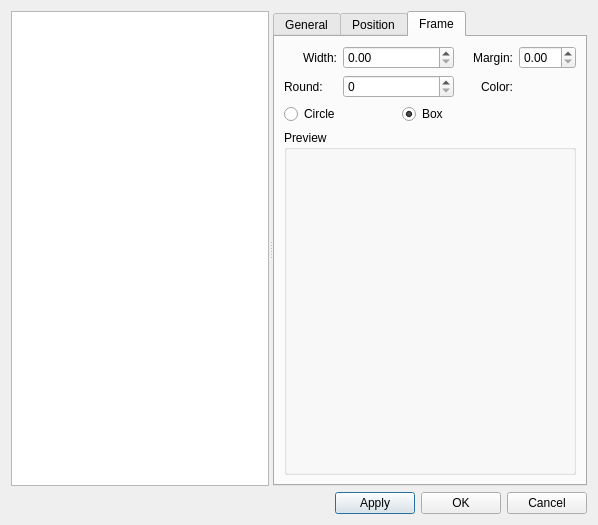
<?xml version="1.0" encoding="UTF-8"?>
<ui version="4.0">
 <class>TextStyleBase</class>
 <widget class="QDialog" name="TextStyleBase">
  <property name="geometry">
   <rect>
    <x>0</x>
    <y>0</y>
    <width>598</width>
    <height>525</height>
   </rect>
  </property>
  <property name="windowTitle">
   <string>MuseScore: Edit Text Styles</string>
  </property>
  <layout class="QVBoxLayout">
   <item>
    <widget class="QSplitter" name="splitter">
     <property name="orientation">
      <enum>Qt::Horizontal</enum>
     </property>
     <widget class="QSplitter" name="splitter_2">
      <property name="orientation">
       <enum>Qt::Horizontal</enum>
      </property>
      <widget class="QListWidget" name="textNames">
       <property name="sizePolicy">
        <sizepolicy hsizetype="Expanding" vsizetype="Expanding">
         <horstretch>0</horstretch>
         <verstretch>0</verstretch>
        </sizepolicy>
       </property>
      </widget>
      <widget class="QTabWidget" name="tabWidget">
       <property name="currentIndex">
        <number>2</number>
       </property>
       <widget class="QWidget" name="tab1">
        <attribute name="title">
         <string>General</string>
        </attribute>
        <layout class="QVBoxLayout">
         <property name="spacing">
          <number>6</number>
         </property>
         <property name="margin">
          <number>9</number>
         </property>
         <item>
          <layout class="QHBoxLayout">
           <property name="spacing">
            <number>6</number>
           </property>
           <property name="margin">
            <number>0</number>
           </property>
           <item>
            <widget class="QLabel" name="label_7">
             <property name="text">
              <string>Font:</string>
             </property>
             <property name="textFormat">
              <enum>Qt::PlainText</enum>
             </property>
             <property name="alignment">
              <set>Qt::AlignRight|Qt::AlignTrailing|Qt::AlignVCenter</set>
             </property>
            </widget>
           </item>
           <item>
            <widget class="QComboBox" name="fontName">
             <property name="sizePolicy">
              <sizepolicy hsizetype="Expanding" vsizetype="Fixed">
               <horstretch>0</horstretch>
               <verstretch>0</verstretch>
              </sizepolicy>
             </property>
            </widget>
           </item>
           <item>
            <widget class="QLabel" name="label_3_2">
             <property name="text">
              <string>Size:</string>
             </property>
             <property name="textFormat">
              <enum>Qt::PlainText</enum>
             </property>
             <property name="alignment">
              <set>Qt::AlignRight|Qt::AlignTrailing|Qt::AlignVCenter</set>
             </property>
            </widget>
           </item>
           <item>
            <widget class="QSpinBox" name="fontSize">
             <property name="minimum">
              <number>1</number>
             </property>
             <property name="maximum">
              <number>1000</number>
             </property>
             <property name="value">
              <number>1</number>
             </property>
            </widget>
           </item>
          </layout>
         </item>
         <item>
          <layout class="QHBoxLayout">
           <property name="spacing">
            <number>6</number>
           </property>
           <property name="margin">
            <number>0</number>
           </property>
           <item>
            <widget class="QLabel" name="label_2_2">
             <property name="text">
              <string>Style:</string>
             </property>
             <property name="textFormat">
              <enum>Qt::PlainText</enum>
             </property>
            </widget>
           </item>
           <item>
            <widget class="QToolButton" name="fontBold">
             <property name="minimumSize">
              <size>
               <width>33</width>
               <height>0</height>
              </size>
             </property>
             <property name="font">
              <font>
               <family>Sans Serif</family>
               <pointsize>9</pointsize>
               <weight>75</weight>
               <italic>false</italic>
               <bold>true</bold>
               <underline>false</underline>
               <strikeout>false</strikeout>
              </font>
             </property>
             <property name="text">
              <string>B</string>
             </property>
             <property name="checkable">
              <bool>true</bool>
             </property>
            </widget>
           </item>
           <item>
            <widget class="QToolButton" name="fontItalic">
             <property name="sizePolicy">
              <sizepolicy hsizetype="Fixed" vsizetype="Fixed">
               <horstretch>0</horstretch>
               <verstretch>0</verstretch>
              </sizepolicy>
             </property>
             <property name="minimumSize">
              <size>
               <width>33</width>
               <height>0</height>
              </size>
             </property>
             <property name="font">
              <font>
               <family>Sans Serif</family>
               <pointsize>9</pointsize>
               <weight>50</weight>
               <italic>true</italic>
               <bold>false</bold>
               <underline>false</underline>
               <strikeout>false</strikeout>
              </font>
             </property>
             <property name="text">
              <string>I</string>
             </property>
             <property name="checkable">
              <bool>true</bool>
             </property>
            </widget>
           </item>
           <item>
            <widget class="QToolButton" name="fontUnderline">
             <property name="minimumSize">
              <size>
               <width>33</width>
               <height>0</height>
              </size>
             </property>
             <property name="font">
              <font>
               <family>Sans Serif</family>
               <pointsize>9</pointsize>
               <weight>50</weight>
               <italic>false</italic>
               <bold>false</bold>
               <underline>true</underline>
               <strikeout>false</strikeout>
              </font>
             </property>
             <property name="text">
              <string>U</string>
             </property>
             <property name="checkable">
              <bool>true</bool>
             </property>
            </widget>
           </item>
           <item>
            <spacer>
             <property name="orientation">
              <enum>Qt::Horizontal</enum>
             </property>
             <property name="sizeHint" stdset="0">
              <size>
               <width>40</width>
               <height>20</height>
              </size>
             </property>
            </spacer>
           </item>
          </layout>
         </item>
         <item>
          <widget class="QGroupBox" name="groupBox_6">
           <property name="title">
            <string>Text Sample</string>
           </property>
           <property name="flat">
            <bool>true</bool>
           </property>
           <layout class="QVBoxLayout">
            <property name="spacing">
             <number>6</number>
            </property>
            <property name="margin">
             <number>9</number>
            </property>
            <item>
             <widget class="QTextEdit" name="fontSample"/>
            </item>
           </layout>
          </widget>
         </item>
        </layout>
       </widget>
       <widget class="QWidget" name="tab2">
        <attribute name="title">
         <string>Position</string>
        </attribute>
        <layout class="QVBoxLayout">
         <property name="spacing">
          <number>6</number>
         </property>
         <property name="margin">
          <number>9</number>
         </property>
         <item>
          <widget class="QGroupBox" name="groupBox_3_2">
           <property name="title">
            <string>Alignment</string>
           </property>
           <property name="flat">
            <bool>true</bool>
           </property>
           <layout class="QHBoxLayout">
            <property name="spacing">
             <number>6</number>
            </property>
            <property name="margin">
             <number>9</number>
            </property>
            <item>
             <widget class="QGroupBox" name="halignGroup">
              <property name="title">
               <string>Horizontal</string>
              </property>
              <layout class="QVBoxLayout">
               <property name="spacing">
                <number>6</number>
               </property>
               <property name="margin">
                <number>9</number>
               </property>
               <item>
                <widget class="QRadioButton" name="leftH">
                 <property name="text">
                  <string>Left</string>
                 </property>
                </widget>
               </item>
               <item>
                <widget class="QRadioButton" name="rightH">
                 <property name="text">
                  <string>Right</string>
                 </property>
                </widget>
               </item>
               <item>
                <widget class="QRadioButton" name="centerH">
                 <property name="text">
                  <string>Center</string>
                 </property>
                </widget>
               </item>
              </layout>
             </widget>
            </item>
            <item>
             <widget class="QGroupBox" name="valignGroup">
              <property name="title">
               <string>Vertical</string>
              </property>
              <layout class="QVBoxLayout">
               <property name="spacing">
                <number>6</number>
               </property>
               <property name="margin">
                <number>9</number>
               </property>
               <item>
                <widget class="QRadioButton" name="topV">
                 <property name="text">
                  <string>Top</string>
                 </property>
                </widget>
               </item>
               <item>
                <widget class="QRadioButton" name="bottomV">
                 <property name="text">
                  <string>Bottom</string>
                 </property>
                </widget>
               </item>
               <item>
                <widget class="QRadioButton" name="centerV">
                 <property name="text">
                  <string>Center</string>
                 </property>
                </widget>
               </item>
               <item>
                <widget class="QRadioButton" name="baselineV">
                 <property name="text">
                  <string>Baseline</string>
                 </property>
                </widget>
               </item>
              </layout>
             </widget>
            </item>
           </layout>
          </widget>
         </item>
         <item>
          <widget class="QGroupBox" name="groupBox_4_2">
           <property name="title">
            <string>Offset</string>
           </property>
           <property name="flat">
            <bool>true</bool>
           </property>
           <layout class="QVBoxLayout">
            <item>
             <layout class="QGridLayout">
              <item row="0" column="0">
               <widget class="QLabel" name="label_8">
                <property name="text">
                 <string>X:</string>
                </property>
                <property name="textFormat">
                 <enum>Qt::PlainText</enum>
                </property>
                <property name="alignment">
                 <set>Qt::AlignRight|Qt::AlignTrailing|Qt::AlignVCenter</set>
                </property>
               </widget>
              </item>
              <item row="0" column="1">
               <widget class="QDoubleSpinBox" name="xOffset">
                <property name="sizePolicy">
                 <sizepolicy hsizetype="Preferred" vsizetype="Fixed">
                  <horstretch>0</horstretch>
                  <verstretch>0</verstretch>
                 </sizepolicy>
                </property>
                <property name="minimum">
                 <double>-10000.000000000000000</double>
                </property>
                <property name="maximum">
                 <double>10000.000000000000000</double>
                </property>
               </widget>
              </item>
              <item row="0" column="2">
               <widget class="QLabel" name="label_9">
                <property name="text">
                 <string>Y:</string>
                </property>
                <property name="textFormat">
                 <enum>Qt::PlainText</enum>
                </property>
                <property name="alignment">
                 <set>Qt::AlignRight|Qt::AlignTrailing|Qt::AlignVCenter</set>
                </property>
               </widget>
              </item>
              <item row="0" column="3">
               <widget class="QDoubleSpinBox" name="yOffset">
                <property name="sizePolicy">
                 <sizepolicy hsizetype="Preferred" vsizetype="Fixed">
                  <horstretch>0</horstretch>
                  <verstretch>0</verstretch>
                 </sizepolicy>
                </property>
                <property name="minimum">
                 <double>-10000.000000000000000</double>
                </property>
                <property name="maximum">
                 <double>10000.000000000000000</double>
                </property>
               </widget>
              </item>
              <item row="1" column="0">
               <widget class="QLabel" name="label_11">
                <property name="text">
                 <string>relX:</string>
                </property>
                <property name="alignment">
                 <set>Qt::AlignRight|Qt::AlignTrailing|Qt::AlignVCenter</set>
                </property>
               </widget>
              </item>
              <item row="1" column="1">
               <widget class="QDoubleSpinBox" name="rxOffset">
                <property name="sizePolicy">
                 <sizepolicy hsizetype="Preferred" vsizetype="Fixed">
                  <horstretch>0</horstretch>
                  <verstretch>0</verstretch>
                 </sizepolicy>
                </property>
                <property name="suffix">
                 <string>%</string>
                </property>
                <property name="minimum">
                 <double>-100000.000000000000000</double>
                </property>
                <property name="maximum">
                 <double>100000.000000000000000</double>
                </property>
               </widget>
              </item>
              <item row="1" column="2">
               <widget class="QLabel" name="label_12">
                <property name="text">
                 <string>relY:</string>
                </property>
                <property name="alignment">
                 <set>Qt::AlignRight|Qt::AlignTrailing|Qt::AlignVCenter</set>
                </property>
               </widget>
              </item>
              <item row="1" column="3">
               <widget class="QDoubleSpinBox" name="ryOffset">
                <property name="sizePolicy">
                 <sizepolicy hsizetype="Preferred" vsizetype="Fixed">
                  <horstretch>0</horstretch>
                  <verstretch>0</verstretch>
                 </sizepolicy>
                </property>
                <property name="suffix">
                 <string>%</string>
                </property>
                <property name="minimum">
                 <double>-100000.000000000000000</double>
                </property>
                <property name="maximum">
                 <double>100000.000000000000000</double>
                </property>
               </widget>
              </item>
             </layout>
            </item>
            <item>
             <widget class="QGroupBox" name="offsetType">
              <property name="title">
               <string/>
              </property>
              <property name="flat">
               <bool>true</bool>
              </property>
              <layout class="QHBoxLayout">
               <property name="spacing">
                <number>6</number>
               </property>
               <property name="margin">
                <number>9</number>
               </property>
               <item>
                <widget class="QLabel" name="label_10">
                 <property name="text">
                  <string>Unit:</string>
                 </property>
                </widget>
               </item>
               <item>
                <widget class="QRadioButton" name="unitMM">
                 <property name="text">
                  <string>MM</string>
                 </property>
                </widget>
               </item>
               <item>
                <widget class="QRadioButton" name="unitSpace">
                 <property name="text">
                  <string>Space</string>
                 </property>
                </widget>
               </item>
              </layout>
             </widget>
            </item>
           </layout>
          </widget>
         </item>
        </layout>
       </widget>
       <widget class="QWidget" name="tab3">
        <attribute name="title">
         <string>Frame</string>
        </attribute>
        <layout class="QGridLayout">
         <item row="0" column="0">
          <widget class="QLabel" name="label">
           <property name="text">
            <string>Width:</string>
           </property>
           <property name="alignment">
            <set>Qt::AlignRight|Qt::AlignTrailing|Qt::AlignVCenter</set>
           </property>
          </widget>
         </item>
         <item row="0" column="1" colspan="2">
          <widget class="QDoubleSpinBox" name="borderWidth"/>
         </item>
         <item row="0" column="3">
          <widget class="QLabel" name="label_2">
           <property name="text">
            <string>Margin:</string>
           </property>
           <property name="alignment">
            <set>Qt::AlignRight|Qt::AlignTrailing|Qt::AlignVCenter</set>
           </property>
          </widget>
         </item>
         <item row="0" column="4">
          <widget class="QDoubleSpinBox" name="paddingWidth"/>
         </item>
         <item row="1" column="0">
          <widget class="QLabel" name="label_6">
           <property name="text">
            <string>Round:</string>
           </property>
          </widget>
         </item>
         <item row="1" column="1" colspan="2">
          <widget class="QSpinBox" name="frameRound"/>
         </item>
         <item row="1" column="3">
          <widget class="QLabel" name="label_4">
           <property name="text">
            <string>Color:</string>
           </property>
           <property name="alignment">
            <set>Qt::AlignRight|Qt::AlignTrailing|Qt::AlignVCenter</set>
           </property>
          </widget>
         </item>
         <item row="1" column="4">
          <widget class="Awl::ColorLabel" name="borderColor"/>
         </item>
         <item row="2" column="0" colspan="2">
          <widget class="QRadioButton" name="circleButton">
           <property name="text">
            <string>Circle</string>
           </property>
          </widget>
         </item>
         <item row="2" column="2" colspan="2">
          <widget class="QRadioButton" name="boxButton">
           <property name="text">
            <string>Box</string>
           </property>
           <property name="checked">
            <bool>true</bool>
           </property>
          </widget>
         </item>
         <item row="3" column="0" colspan="5">
          <widget class="QGroupBox" name="framePreview">
           <property name="sizePolicy">
            <sizepolicy hsizetype="Expanding" vsizetype="Expanding">
             <horstretch>0</horstretch>
             <verstretch>0</verstretch>
            </sizepolicy>
           </property>
           <property name="title">
            <string>Preview</string>
           </property>
          </widget>
         </item>
        </layout>
       </widget>
      </widget>
     </widget>
    </widget>
   </item>
   <item>
    <layout class="QHBoxLayout">
     <property name="spacing">
      <number>6</number>
     </property>
     <property name="margin">
      <number>0</number>
     </property>
     <item>
      <spacer>
       <property name="orientation">
        <enum>Qt::Horizontal</enum>
       </property>
       <property name="sizeHint" stdset="0">
        <size>
         <width>40</width>
         <height>20</height>
        </size>
       </property>
      </spacer>
     </item>
     <item>
      <widget class="QPushButton" name="buttonApply">
       <property name="sizePolicy">
        <sizepolicy hsizetype="Fixed" vsizetype="Fixed">
         <horstretch>0</horstretch>
         <verstretch>0</verstretch>
        </sizepolicy>
       </property>
       <property name="text">
        <string>Apply</string>
       </property>
      </widget>
     </item>
     <item>
      <widget class="QPushButton" name="buttonOk">
       <property name="sizePolicy">
        <sizepolicy hsizetype="Fixed" vsizetype="Fixed">
         <horstretch>0</horstretch>
         <verstretch>0</verstretch>
        </sizepolicy>
       </property>
       <property name="text">
        <string>OK</string>
       </property>
      </widget>
     </item>
     <item>
      <widget class="QPushButton" name="buttonCancel">
       <property name="sizePolicy">
        <sizepolicy hsizetype="Fixed" vsizetype="Fixed">
         <horstretch>0</horstretch>
         <verstretch>0</verstretch>
        </sizepolicy>
       </property>
       <property name="text">
        <string>Cancel</string>
       </property>
      </widget>
     </item>
    </layout>
   </item>
  </layout>
 </widget>
 <customwidgets>
  <customwidget>
   <class>Awl::ColorLabel</class>
   <extends>QFrame</extends>
   <header>awl/colorlabel.h</header>
   <container>1</container>
  </customwidget>
 </customwidgets>
 <resources/>
 <connections>
  <connection>
   <sender>buttonOk</sender>
   <signal>clicked()</signal>
   <receiver>TextStyleBase</receiver>
   <slot>accept()</slot>
   <hints>
    <hint type="sourcelabel">
     <x>562</x>
     <y>489</y>
    </hint>
    <hint type="destinationlabel">
     <x>96</x>
     <y>254</y>
    </hint>
   </hints>
  </connection>
  <connection>
   <sender>buttonCancel</sender>
   <signal>clicked()</signal>
   <receiver>TextStyleBase</receiver>
   <slot>reject()</slot>
   <hints>
    <hint type="sourcelabel">
     <x>653</x>
     <y>489</y>
    </hint>
    <hint type="destinationlabel">
     <x>179</x>
     <y>282</y>
    </hint>
   </hints>
  </connection>
 </connections>
</ui>
